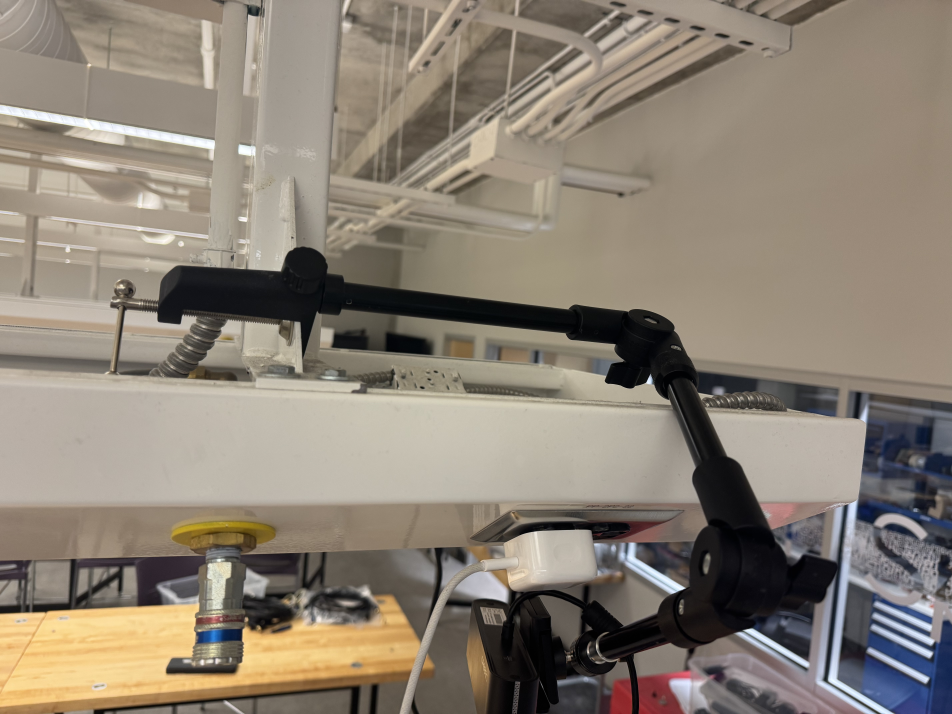
#> input picture arm_control/S26-Toyota-Innovation-Challenge/Collaborative_Robotics/assets/IMG_6706.jpeg, 5712 x 4284 px (shown at 1/6 size)
$ python -i getTransformationMatrix.py   (imports and definitions only)   (older library calls are emulated)
#> lines starting #> are read from the running program, lines starting #| are printed output that depends on the picture; after the words box and inside, x2 and y2 are one past the last pixel; in counts of white or black regions, pixels touching at a corner belong together
#> further down, picture is the input picture: shape (4284, 5712, 3); mean B, G, R 116.6, 129.5, 139.6
### arm_control/S26-Toyota-Innovation-Challenge/Collaborative_Robotics/lib/DobotDllType.py
from ctypes import *
import time,  platform
import os
import math

def enum(**enums):
    return type("Enum", (), enums)

EndType = enum(EndTypeCustom=0,
    EndTypeSuctionCup=1,
    EndTypeGripper=2,
    EndTypeLaser=3,
    EndTypePen = 4,
    EndTypeMax=5)

DevType = enum(Idle=0,
               Conntroller=1,
               Magician=2,
               MagicianLite=3
               )

ParamsMode = enum(JOG=0,
                other=1)


class DevInfo(Structure):
    _pack_ = 1
    _fields_ = [
        ("devId", c_int),
        ("type", c_int),
        ("firmwareName", c_byte * 50),
        ("firwareVersion", c_byte * 50),
        ("runTime", c_float)
               ]

class ConnectInfo(Structure):
    _pack_ = 1
    _fields_ = [
        ("masterDevInfo", DevInfo),
        ("slaveDevInfo1", DevInfo),
        ("slaveDevInfo2", DevInfo)
    ]

class UpgradeFWReadyCmd(Structure):
    _pack_ = 1
    _fields_ = [
        ("fwSize", c_uint32),
        ("md5", c_char_p)
    ]

class DeviceID(Structure):
    _pack_ = 1
    _fields_ = [
        ("deviceID1", c_uint32),
        ("deviceID2", c_uint32),
        ("deviceID3", c_uint32)
    ]

masterId = 0
slaveId = 0

class DeviceVersion(Structure):
    _pack_ = 1
    _fields_ = [
        ("fw_majorVersion", c_byte),
        ("fw_minorVersion", c_byte),
        ("fw_revision", c_byte),
        ("fw_alphaVersion", c_byte),
        ("hw_majorVersion", c_byte),
        ("hw_minorVersion", c_byte),
        ("hw_revision", c_byte),
        ("hw_alphaVersion", c_byte)
    ]

# For EndTypeParams
class EndTypeParams(Structure):
    _pack_ = 1
    _fields_ = [
        ("xBias", c_float),
        ("yBias", c_float),
        ("zBias", c_float)
        ]

class Pose(Structure):
    _pack_ = 1
    _fields_ = [
        ("x", c_float),
        ("y", c_float),
        ("z", c_float),
        ("rHead", c_float),
        ("joint1Angle", c_float),
        ("joint2Angle", c_float),
        ("joint3Angle", c_float),
        ("joint4Angle", c_float)
        ]

class Kinematics(Structure):
    _pack_ = 1
    _fields_ = [
        ("velocity", c_float),
        ("acceleration", c_float)
        ]

class AlarmsState(Structure):
    _pack_ = 1
    _fields_ = [
        ("alarmsState", c_int32)
        ]

class HOMEParams(Structure):
    _pack_ = 1
    _fields_ = [
        ("x", c_float),
        ("y", c_float),
        ("z", c_float),
        ("r", c_float)
        ]

class HOMECmd(Structure):
    _pack_ = 1
    _fields_ = [
        ("temp", c_float)
        ]

class AutoLevelingCmd(Structure):
    _pack_ = 1
    _fields_ = [
        ("controlFlag", c_ubyte),
        ("precision", c_float)
        ]

class EMotor(Structure):
    _pack_ = 1
    _fields_ = [
        ("index", c_byte),
        ("isEnabled", c_byte),
        ("speed", c_int32)
        ]

class EMotorS(Structure):
    _pack_ = 1
    _fields_ = [
        ("index", c_byte),
        ("isEnabled", c_byte),
        ("speed", c_int32),
        ("distance", c_uint32)
        ]

##################  Arm orientation定义   ##################
ArmOrientation = enum(
    LeftyArmOrientation=0,
    RightyArmOrientation=1)

##################  点动示教部分   ##################

class JOGJointParams(Structure):
    _pack_ = 1
    _fields_ = [
        ("joint1Velocity", c_float),
        ("joint2Velocity", c_float),
        ("joint3Velocity", c_float),
        ("joint4Velocity", c_float),
        ("joint1Acceleration", c_float),
        ("joint2Acceleration", c_float),
        ("joint3Acceleration", c_float),
        ("joint4Acceleration", c_float)
        ]

class JOGCoordinateParams(Structure):
    _pack_ = 1
    _fields_ = [
        ("xVelocity", c_float),
        ("yVelocity", c_float),
        ("zVelocity", c_float),
        ("rVelocity", c_float),
        ("xAcceleration", c_float),
        ("yAcceleration", c_float),
        ("zAcceleration", c_float),
        ("rAcceleration", c_float)
        ]

class JOGCommonParams(Structure):
    _pack_ = 1
    _fields_ = [
        ("velocityRatio", c_float),
        ("accelerationRatio", c_float)
        ]

class JOGLParams(Structure):
    _pack_ = 1
    _fields_ = [
        ("velocity",  c_float),
        ("acceleration",  c_float)
    ]


JC = enum(JogIdle=0,
    JogAPPressed=1,
    JogANPressed=2,
    JogBPPressed=3,
    JogBNPressed=4,
    JogCPPressed=5,
    JogCNPressed=6,
    JogDPPressed=7,
    JogDNPressed=8,
    JogEPPressed=9,
    JogENPressed=10)

class JOGCmd(Structure):
    _pack_ = 1
    _fields_ = [
        ("isJoint", c_byte),
        ("cmd", c_byte)
        ]

##################  再现运动部分   ##################

class PTPJointParams(Structure):
    _fields_ = [
        ("joint1Velocity", c_float),
        ("joint2Velocity", c_float),
        ("joint3Velocity", c_float),
        ("joint4Velocity", c_float),
        ("joint1Acceleration", c_float),
        ("joint2Acceleration", c_float),
        ("joint3Acceleration", c_float),
        ("joint4Acceleration", c_float)
        ]

class PTPCoordinateParams(Structure):
    _fields_ = [
        ("xyzVelocity", c_float),
        ("rVelocity", c_float),
        ("xyzAcceleration", c_float),
        ("rAcceleration", c_float)
        ]

class PTPLParams(Structure):
    _pack_ = 1
    _fields_ = [
        ("velocity",  c_float),
        ("acceleration",  c_float)
    ]

class PTPJumpParams(Structure):
    _pack_ = 1
    _fields_ = [
        ("jumpHeight", c_float),
        ("zLimit", c_float)
        ]

class PTPCommonParams(Structure):
    _pack_ = 1
    _fields_ = [
        ("velocityRatio", c_float),
        ("accelerationRatio", c_float)
        ]

PTPMode = enum(
    PTPJUMPXYZMode=0,
    PTPMOVJXYZMode=1,
    PTPMOVLXYZMode=2,

    PTPJUMPANGLEMode=3,
    PTPMOVJANGLEMode=4,
    PTPMOVLANGLEMode=5,

    PTPMOVJANGLEINCMode=6,
    PTPMOVLXYZINCMode=7,
    PTPMOVJXYZINCMode=8,

    PTPJUMPMOVLXYZMode=9)

InputPin = enum( InputPinNone=0,
    InputPin1=1,
    InputPin2=2,
    InputPin3=3,
    InputPin4=4,
    InputPin5=5,
    InputPin6=6,
    InputPin7=7,
    InputPin8=8)

InputLevel = enum(InputLevelBoth=0,
    InputLevelLow=1,
    InputLevelHigh=2)

OutputPin = enum(
    SIGNALS_O1=1,
    SIGNALS_O2=2,
    SIGNALS_O3=3,
    SIGNALS_O4=4,
    SIGNALS_O5=5,
    SIGNALS_O6=6,
    SIGNALS_O7=7,
    SIGNALS_O8=8)

class PTPCmd(Structure):
    _pack_ = 1
    _fields_ = [
        ("ptpMode", c_byte),
        ("x", c_float),
        ("y", c_float),
        ("z", c_float),
        ("rHead", c_float)
        ]

class DeviceCountInfo(Structure):
    _pack_ = 1
    _fields_ = [
        ("deviceRunTime",  c_uint64),
        ("devicePowerOn",  c_uint32),
        ("devicePowerOff", c_uint32)
        ]

class PTPWithLCmd(Structure):
    _pack_ = 1
    _fields_ = [
        ("ptpMode", c_byte),
        ("x", c_float),
        ("y", c_float),
        ("z", c_float),
        ("rHead", c_float),
        ("l", c_float)
        ]

##################  Continuous path   ##################

class CPParams(Structure):
    _pack_ = 1
    _fields_ = [
        ("planAcc", c_float),
        ("juncitionVel", c_float),
        ("acc", c_float),
        ("realTimeTrack",  c_byte)
        ]

ContinuousPathMode = enum(
    CPRelativeMode=0,
    CPAbsoluteMode=1)

class CPCmd(Structure):
    _pack_ = 1
    _fields_ = [
        ("cpMode", c_byte),
        ("x", c_float),
        ("y", c_float),
        ("z", c_float),
        ("velocity", c_float)
        ]

class CP2Cmd(Structure):
    _pack_ = 1
    _fields_ = [
        ("cpMode", c_byte),
        ("x", c_float),
        ("y", c_float),
        ("z", c_float),
        ("velocity", c_float)
        ]

class CPCommonParams(Structure):
    _pack_ = 1
    _fields_ = [
        ("velocityRatio", c_float),
        ("accelerationRatio", c_float)
        ]

##################  圆弧：ARC   ##################
class ARCPoint(Structure):
    _pack_ = 1
    _fields_ = [
        ("x", c_float),
        ("y", c_float),
        ("z", c_float),
        ("rHead", c_float)
    ]

class ARCParams(Structure):
    _pack_ = 1
    _fields_ = [
        ("xyzVelocity", c_float),
        ("rVelocity", c_float),
        ("xyzAcceleration", c_float),
        ("rAcceleration", c_float)
        ]

class ARCCmd(Structure):
    _pack_ = 1
    _fields_ = [
        ("cirPoint", ARCPoint),
        ("toPoint", ARCPoint)
    ]

class CircleCmd(Structure):
    _pack_ = 1
    _fields_ = [
        ("cirPoint", ARCPoint),
        ("toPoint", ARCPoint)
    ]

class ARCCommonParams(Structure):
    _pack_ = 1
    _fields_ = [
        ("velocityRatio", c_float),
        ("accelerationRatio", c_float)
        ]

##################  User parameters   ##################

class WAITParams(Structure):
    _pack_ = 1
    _fields_ = [
        ("unitType", c_byte)
        ]

class WAITCmd(Structure):
    _pack_ = 1
    _fields_ = [
        ("waitTime", c_uint32)
        ]

TRIGMode = enum(
    TRIGInputIOMode = 0,
    TRIGADCMode=1)

TRIGInputIOCondition = enum(
    TRIGInputIOEqual = 0,
    TRIGInputIONotEqual=1)

TRIGADCCondition = enum(
    TRIGADCLT = 0,
    TRIGADCLE=1,
    TRIGADCGE = 2,
    TRIGADCGT=3)

class TRIGCmd(Structure):
    _pack_ = 1
    _fields_ = [
        ("address", c_byte),
        ("mode", c_byte),
        ("condition",  c_byte),
        ("threshold", c_uint16)
        ]

GPIOType = enum(
    GPIOTypeDummy = 0,
    GPIOTypeDO = 1,
    GPIOTypePWM=2,
    GPIOTypeDI=3,
    GPIOTypeADC=4,
    GPIOTypeDIPU=5,
    GPIOTypeDIPD=6)

class IOMultiplexing(Structure):
    _pack_ = 1
    _fields_ = [
        ("address", c_byte),
        ("multiplex", c_byte)
        ]

class IODO(Structure):
    _pack_ = 1
    _fields_ = [
        ("address", c_byte),
        ("level", c_byte)
        ]

class IOPWM(Structure):
    _pack_ = 1
    _fields_ = [
        ("address", c_byte),
        ("frequency", c_float),
        ("dutyCycle", c_float)
        ]

class IODI(Structure):
    _pack_ = 1
    _fields_ = [
        ("address", c_byte),
        ("level", c_byte)
        ]

class IOADC(Structure):
    _pack_ = 1
    _fields_ = [
        ("address", c_byte),
        ("value", c_int)
        ]

class UserParams(Structure):
    _pack_ = 1
    _fields_ = [
        ("params1", c_float),
        ("params2", c_float),
        ("params3", c_float),
        ("params4", c_float),
        ("params5", c_float),
        ("params6", c_float),
        ("params7", c_float),
        ("params8", c_float)
        ]

ZDFCalibStatus = enum(
    ZDFCalibNotFinished=0,
    ZDFCalibFinished=1)


class WIFIIPAddress(Structure):
    _pack_ = 1
    _fields_ = [
        ("dhcp", c_byte),
        ("addr1", c_byte),
        ("addr2", c_byte),
        ("addr3", c_byte),
        ("addr4", c_byte),
        ]

class WIFINetmask(Structure):
    _pack_ = 1
    _fields_ = [
        ("addr1", c_byte),
        ("addr2", c_byte),
        ("addr3", c_byte),
        ("addr4", c_byte),
        ]

class WIFIGateway(Structure):
    _pack_ = 1
    _fields_ = [
        ("addr1", c_byte),
        ("addr2", c_byte),
        ("addr3", c_byte),
        ("addr4", c_byte),
        ]

class WIFIDNS(Structure):
    _pack_ = 1
    _fields_ = [
        ("addr1", c_byte),
        ("addr2", c_byte),
        ("addr3", c_byte),
        ("addr4", c_byte),
        ]

ColorPort = enum(
    PORT_GP1 = 0,
    PORT_GP2 = 1,
    PORT_GP4 = 2,
    PORT_GP5 = 3
    )

InfraredPort = enum(
    PORT_GP1 = 0,
    PORT_GP2 = 1,
    PORT_GP4 = 2,
    PORT_GP5 = 3
    )

UART4PeripheralsType = enum(
    UART4PeripheralsUART = 0,
    UART4PeripheralsWIFI = 1,
    UART4PeripheralsBLE = 2,
    UART4PeripheralsCH375 = 3
    )
##################  API result   ##################

DobotConnect = enum(
    DobotConnect_NoError=0,
    DobotConnect_NotFound=1,
    DobotConnect_Occupied=2)

DobotCommunicate = enum(
    DobotCommunicate_NoError=0,
    DobotCommunicate_BufferFull=1,
    DobotCommunicate_Timeout=2,
    DobotCommunicate_InvalidParams=3,
    DobotCommunicate_InvalidDevice=4
    )

isUsingLinearRail = False
##################  API func   ##################

#parker add 2018 8 29 添加Wifi设置模块退出标志位
QuitDobotApiFlag = True

#kaustubh add 2026 03 13
def load():
    # construct a path relative to this Python module's directory so
    # the DLL/so/dylib can live in the same folder (e.g. lib/) instead of
    # the current working directory.
    module_dir = os.path.dirname(__file__)
    if platform.system() == "Windows":
        print("You are Running a 64-Bit DLL, make sure Python Environment is also 64-Bit")
        print("Python Environment：", platform.architecture())
        dll_path = os.path.join(module_dir, "DobotDll.dll")
        return CDLL(dll_path, RTLD_GLOBAL)
    elif platform.system() == "Darwin":
        dylib_path = os.path.join(module_dir, "libDobotDll.dylib")
        return CDLL(dylib_path, RTLD_GLOBAL)
    elif platform.system() == "Linux":
        so_path = os.path.join(module_dir, "libDobotDll.so")
        return cdll.loadLibrary(so_path)


def dSleep(ms):
    time.sleep(ms / 1000)

def gettime():
    return [time.time()]


def SetDebugEnable(api, flag=False):
    result = api.SetDebugEnable(flag)


# [18 lines left out: function SearchDobot, not called in this run]

masterId = 0
slaveId = 0
masterDevType = 0
slaveDevType = 0


# [38 lines left out: function ConnectDobot, not called in this run]


def DisconnectDobot(api):
    api.DisconnectDobot(c_int(masterId))


def GetMarlinVersion(api):
    api.GetMarlinVersion(c_int(masterId), c_int(slaveId))


def PeriodicTask(api):
    api.PeriodicTask()


def SetCmdTimeout(api, times):
    api.SetCmdTimeout(c_int(masterId), times)


def DobotExec(api):
    return [api.DobotExec()]


# [2321 lines left out: functions GetQueuedCmdCurrentIndex, GetQueuedCmdMotionFinish, SetQueuedCmdStartExec, SetQueuedCmdStopExec, SetQueuedCmdForceStopExec, SetQueuedCmdStartDownload and 136 more, not called in this run]


def GetColorSensorEx(api,  index):
    result = GetColorSensor(api)
    return result[index]


# [783 lines left out: functions SetAutoLevelingCmdEx, SetLostStepCmdEx, SetUpgradeFWReadyCmd, GetUpgradeFWReadyCmd, SetTRIGCmdEx, SetARCCmdEx and 52 more, not called in this run]

### arm_control/S26-Toyota-Innovation-Challenge/Collaborative_Robotics/getTransformationMatrix.py
import lib.DobotDllType as dType
import dobotArm
import time
import numpy as np
import cv2
import os

CON_STR = {
    dType.DobotConnect.DobotConnect_NoError:  "DobotConnect_NoError",
    dType.DobotConnect.DobotConnect_NotFound: "DobotConnect_NotFound",
    dType.DobotConnect.DobotConnect_Occupied: "DobotConnect_Occupied"
}

# [7 lines not run here, left out]
# [1 line that did not run here, left out]
# [1 line that did not run here, left out]

# [1 line that did not run here, left out]
# [1 line that did not run here, left out]

# [3 lines that did not run here, left out]
# [3 lines that did not run here, left out]

# [1 line not run here, left out]

RETREAT_POS = (150, -120, 80)

robot_points = np.array([
    [200,-80], [230,-80], [260,-80],
    [200,-40], [230,-40], [260,-40],
    [200,  0], [230,  0], [260,  0],
    [200, 40], [230, 40], [260, 40]
], dtype=np.float32)


def detect_red_center(frame):
    hsv = cv2.cvtColor(frame, cv2.COLOR_BGR2HSV)
#> hsv: shape (4284, 5712, 3); mean H, S, V 34.5, 49.4, 141.4

    lower1 = np.array([0,  120, 70])
    upper1 = np.array([10, 255, 255])
    lower2 = np.array([170, 120, 70])
    upper2 = np.array([180, 255, 255])

    mask = cv2.inRange(hsv, lower1, upper1) + cv2.inRange(hsv, lower2, upper2)
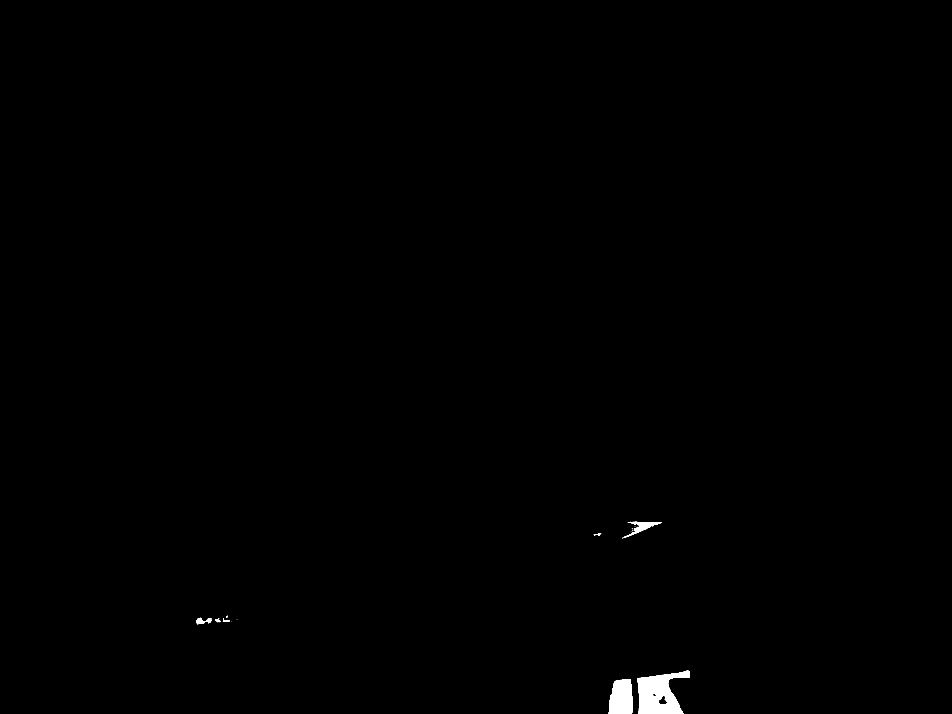
#> mask: shape (4284, 5712) (shown at 1/6 size); 0.34% white; 52 white regions (40 under 20 px), largest, box (x1, y1, x2, y2) and area: (3825, 4024, 4140, 4284) 50191, (3652, 4074, 3795, 4284) 25494, (3744, 3131, 3970, 3225) 5261
    mask = cv2.morphologyEx(mask, cv2.MORPH_CLOSE, np.ones((7, 7), np.uint8))
#> mask: shape (4284, 5712); 0.35% white; 17 white regions (8 under 20 px)

    contours, _ = cv2.findContours(mask, cv2.RETR_EXTERNAL, cv2.CHAIN_APPROX_SIMPLE)
#> contours = 17 contours, 8 with area under 20; largest, box (x1, y1, x2, y2) and area: (3825, 4024, 4140, 4284) 51769, (3652, 4074, 3795, 4284) 25228, (3744, 3131, 3970, 3225) 5632, (1178, 3706, 1226, 3745) 1111, (1233, 3709, 1268, 3739) 608

    if not contours:
        return None

    c = max(contours, key=cv2.contourArea)
#> c = contour of 279 points, box (x1, y1, x2, y2) (3825, 4024, 4140, 4284), area 51769

    if cv2.contourArea(c) < 50:
        return None

    M = cv2.moments(c)
#> M = moments, m00 51769, centre m10/m00, m01/m00 = (3952.5, 4168.5)
    if M["m00"] == 0:
        return None

    cx = int(M["m10"] / M["m00"])
#> cx = 3952
    cy = int(M["m01"] / M["m00"])
#> cy = 4168
    return cx, cy


# [161 lines left out: functions collect_calibration, compute_homography, run, not called in this run]


# [1 line not run here, left out]

>>> import cv2
>>> picture = cv2.imread('assets/IMG_6706.jpeg')
>>> result = detect_red_center(picture)
#> result = (3952, 4168)

$ run again, on arm_control/S26-Toyota-Innovation-Challenge/Collaborative_Robotics/assets/IMG_6707.jpeg
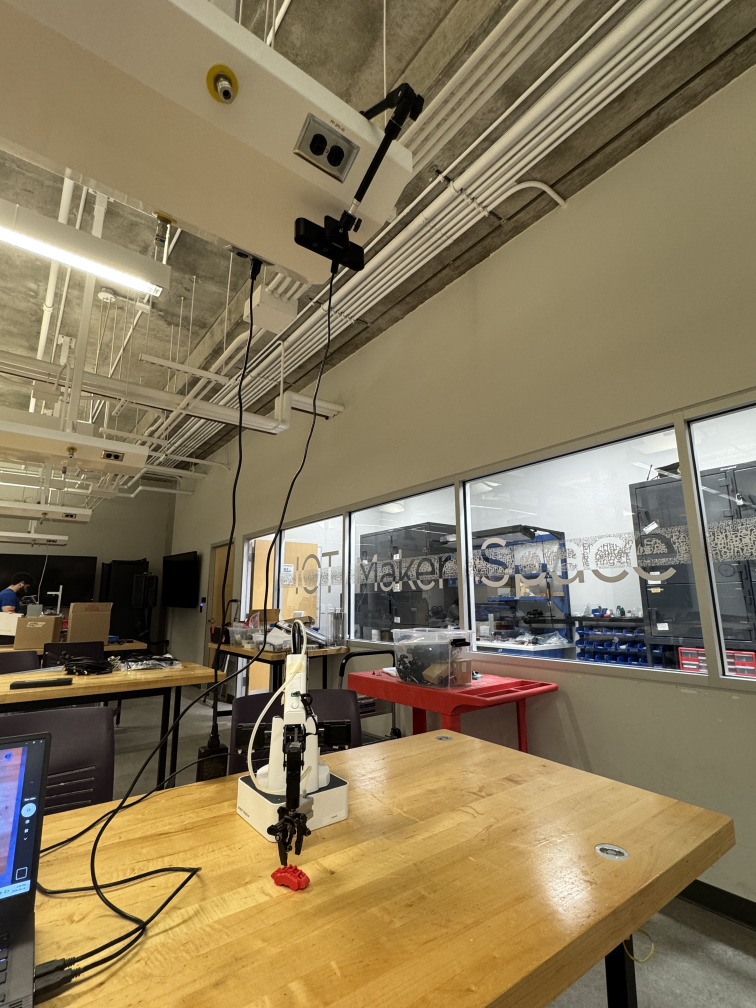
#> input picture arm_control/S26-Toyota-Innovation-Challenge/Collaborative_Robotics/assets/IMG_6707.jpeg, 3024 x 4032 px (shown at 1/4 size)
#> picture is the input picture: shape (4032, 3024, 3); mean B, G, R 91.5, 121.8, 137
#> hsv: shape (4032, 3024, 3); mean H, S, V 29, 90.3, 138.3
#> in detect_red_center, `mask = cv2.inRange(hsv, lower1, upper1) + cv2.inRange(hsv, lower2, upp..`:
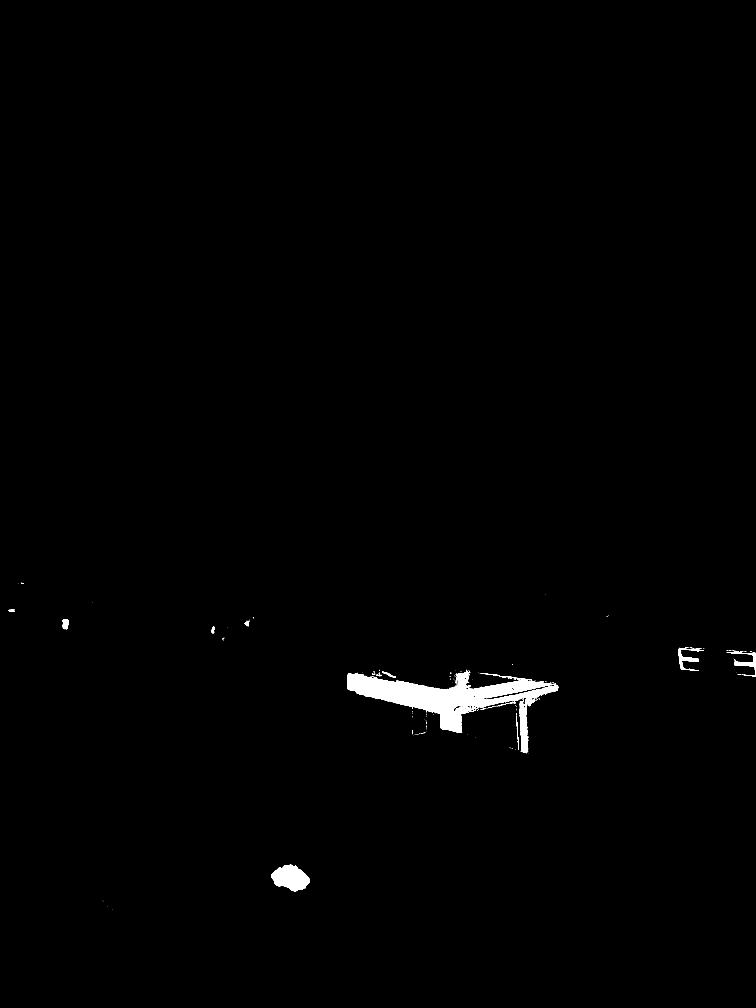
#> mask: shape (4032, 3024) (shown at 1/4 size); 0.79% white; 207 white regions (179 under 20 px), largest, box (x1, y1, x2, y2) and area: (1389, 2679, 2233, 3013) 76049, (1084, 3458, 1239, 3565) 10920, (2713, 2593, 2815, 2684) 2438
#> contours = 61 contours, 51 with area under 20; largest, box (x1, y1, x2, y2) and area: (1389, 2679, 2233, 3013) 84496, (1084, 3458, 1239, 3565) 10768, (2713, 2588, 2817, 2684) 2670, (2906, 2601, 3024, 2706) 2588, (248, 2476, 274, 2517) 762
#> c = contour of 1079 points, box (x1, y1, x2, y2) (1389, 2679, 2233, 3013), area 84496
#> M = moments, m00 84495.5, centre m10/m00, m01/m00 = (1818.2, 2789.1)
#> cx = 1818
#> cy = 2789
#> result = (1818, 2789)
